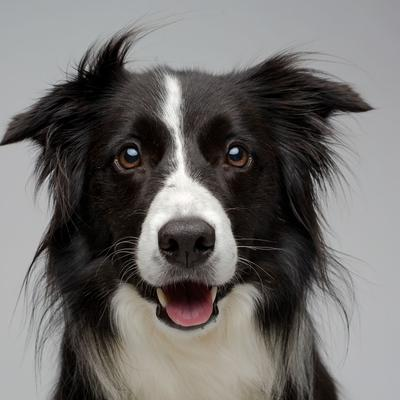
#> input picture Computer-Graphics/9-Rotate_Image_90_Degrees/dog.jpg, 400 x 400 px, found by its file name
$ python main.py
#> lines starting #> are read from the running program, lines starting #| are printed output that depends on the picture
from PIL import Image

def girar_imagem_90_graus(caminho_imagem):
    imagem = Image.open(caminho_imagem)
#> imagem is the input picture: PIL image 400x400 RGB; mean R, G, B 112.7, 110.1, 108.2

    imagem_girada = imagem.rotate(90, expand=True)
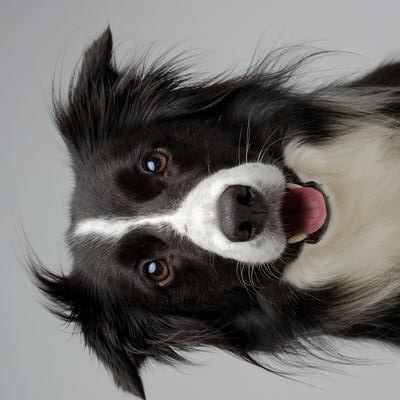
#> imagem_girada: PIL image 400x400 RGB; mean R, G, B 112.7, 110.1, 108.2

    caminho_imagem_girada = caminho_imagem.replace('.jpg', '_girada.jpg')

    imagem_girada.save(caminho_imagem_girada)

    return caminho_imagem_girada

caminho_imagem = 'Computer-Graphics/9-Rotate_Image_90_Degrees/dog.jpg'
caminho_imagem_girada = girar_imagem_90_graus(caminho_imagem)
print("Caminho da imagem girada:", caminho_imagem_girada)
